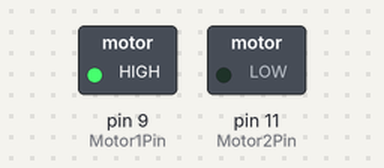
A sketch run on a simulated Arduino Uno, built with avr-gcc and run on an emulated ATmega328P. On the bench: switched loads named in the sketch (green lamp = pin HIGH).

Above: at 0.1 s.
Timing chart, 0 to 1.6 s (numbered marks = the images above):
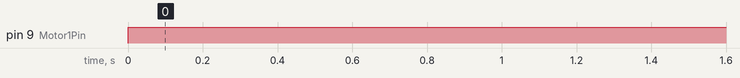

Measured:
- by itself, pin 9 (Motor1Pin): LOW → HIGH at 0.00 s

The sketch:

Debugging_Script.ino
```cpp
//Initialize Limit Switch variables
int LimitSwitchPin=4;
bool LimitFlag = LOW;

//Initialize buttons 1 & 2
int Button1Pin=2;
int Button2Pin=3;
int Button1State=LOW;
int Button2State=LOW;

//Initialize motor control pins 1 & 2
int Motor1Pin=9;
int Motor2Pin=11;

int Motor1State=LOW;  //(do I need this?)
int Motor2State=LOW;

//Initialize Timing variables
unsigned long previousMillis=0;
const long MotorRunTime=24000;


// Initialize Wii Board readers
int analogPin1=0;
int analogPin2=1;
float ValA=0;
float ValB=0;

bool SuccessFlag=LOW;
int SuccessTimer=0;

//Initialize Top and Bottom Throesholds for load cell values
const int TopThreshold1=780;
const int BottomThreshold1=600;
const int TopThreshold2=500;
const int BottomThreshold2=400;


// Define Averaging function constants
const int numReadings=50;
int readingsA[numReadings];
int readingsB[numReadings];
int readIndex=0;
int totalA=0;
int totalB=0;
int averageB=0;
int averageA=0;

//initialize screen counter
int Screen=4;
int PrevScreen=Screen;


void setup()
{
  Serial.begin(9600);          //  setup serial

   pinMode(Button1Pin,INPUT);   // Define button pins as inputs
   pinMode(Button2Pin,INPUT);

   pinMode(Motor1Pin,OUTPUT);   // Define motor control pins as outputs
   pinMode(Motor2Pin,OUTPUT);


  pinMode(LimitSwitchPin,INPUT); //Define Limit Switch as input

                 //Completely retract the mechanism


// Fill the array with 0's
for (int thisReading = 0; thisReading < numReadings; thisReading++) {
    readingsA[thisReading] = 0;
    readingsB[thisReading] = 0;
  }
}


void loop()
{
  //Serial.println(Screen);


  ExtendArm();


}


//Motor Reset function
void ResetAngle(){
  int LimitSwitchState=digitalRead(LimitSwitchPin);
     if(LimitSwitchState==LOW && LimitFlag==LOW){
      RetractArm();
      Serial.println("Resetting");
      Serial.println(LimitFlag);
      delay(1000);
      LimitSwitchState=digitalRead(LimitSwitchPin);
      }
      if(LimitSwitchState==HIGH){
        Serial.println("ResetDone");
        LimitFlag=HIGH;
      }
}


//Motor Control Functions
void RetractArm(){
  digitalWrite(Motor1Pin,LOW);
  digitalWrite(Motor2Pin,HIGH);
}

void ExtendArm(){
  digitalWrite(Motor1Pin,HIGH);
  digitalWrite(Motor2Pin,LOW);
}

void StopArm(){
  digitalWrite(Motor1Pin,LOW);
  digitalWrite(Motor2Pin,LOW);
}

// TITLE Screen function
void Screen0(){
    Button1State=digitalRead(Button1Pin);
    Button2State=digitalRead(Button2Pin);

    // Button1 is 'yes'
    if(Button1State==HIGH){
      Serial.println("B");
      Screen=1;
      delay(500);
    }
    // Button2 is 'No'
    if(Button2State==HIGH){
      Serial.println("C");
      Screen=2;
      delay(500);
    }
}

// INSTRUCTIONS screen function
void Screen1(){
  Button1State=digitalRead(Button1Pin);
  Button2State=digitalRead(Button2Pin);

    // Button1 is 'next'
    if(Button1State==HIGH){
      Serial.println("C");
      Screen=2;
      delay(500);
    }
    // Button2 is 'next'
    if(Button2State==HIGH){
      Serial.println("C");
      Screen=2;
      delay(500);
    }
}

// CALIBRATE? question Function

  void Screen2(){
    Button1State=digitalRead(Button1Pin);
    Button2State=digitalRead(Button2Pin);

    // Button1 is 'yes'
    if(Button1State==HIGH){
      Serial.println("D");
      Screen=3;
      delay(500);
    }
    // Button2 is 'No'
    if(Button2State==HIGH){
      Serial.println("E");
      Screen=4;
      delay(500);
    }
  }


//CALIBRATE Funtcion
  void Screen3(){
int Range = TopThreshold1-BottomThreshold1;
    if(digitalRead(LimitSwitchPin)==LOW){
    ResetAngle();
    }
    else if(digitalRead(LimitSwitchPin)==HIGH){
      LimitFlag=HIGH;
    }

    Button1State=digitalRead(Button1Pin);
    Button2State=digitalRead(Button2Pin);

   if(analogRead(analogPin1)>=(BottomThreshold1+0.1*Range)){
    ExtendArm();
    }
    else if(analogRead(analogPin1)<(BottomThreshold1+0.1*Range)){
    StopArm();
    Button1State=digitalRead(Button1Pin);
    Button2State=digitalRead(Button2Pin);
                if((Button1State==HIGH) || (Button2State==HIGH)){
                  Serial.println("E");
                  Screen=4;
                  delay(500);
                  }
    }

}

// GAME function
void Screen4(){
  if(SuccessFlag==LOW){
 ValA=(analogRead(analogPin1));
 ValB=(analogRead(analogPin2));

 average();
 ValA=map(analogRead(analogPin1),BottomThreshold1,TopThreshold1,860,0);
 ValB=map(analogRead(analogPin2),BottomThreshold2,TopThreshold2,860,0);
 // read the input pin

  Serial.print(ValA);
  Serial.print(" ");
  Serial.println(ValB);

  delay(50);
  if( (ValA < 496) &&(ValA>368) ) {
    SuccessTimer++;
    if(SuccessTimer>=208){
      SuccessFlag=HIGH;
      Screen=5;
       Serial.print("9999");
       Serial.print(" ");
       Serial.println("9999");
      }
  }
  }


}

// RESET/REPLAY option Function
void Screen5(){
    Button1State=digitalRead(Button1Pin);
    Button2State=digitalRead(Button2Pin);


    // Button1 is 'Reset'
    if(Button1State==HIGH){
      Serial.println("A");
      Screen=0;
      delay(500);
    }
    // Button2 is 'Replay'
    if(Button2State==HIGH){
      Serial.println("C");
      Screen=2;
      delay(500);
    }
}


void average(){
 // subtract the last reading:
  totalA = totalA - readingsA[readIndex];
  totalB= totalB - readingsB[readIndex];
  // read from the sensor:
  readingsA[readIndex] = analogRead(analogPin1);
  readingsB[readIndex] = analogRead(analogPin2);
  // add the reading to the total:
  totalA = totalA + readingsA[readIndex];
  totalB = totalB + readingsB[readIndex];
  // advance to the next position in the array:
  readIndex = readIndex + 1;

  // if we're at the end of the array...
  if (readIndex >= numReadings) {
    // ...wrap around to the beginning:
    readIndex = 0;
  }
ValA=totalA/numReadings;
ValB=totalB/numReadings;
}
```
